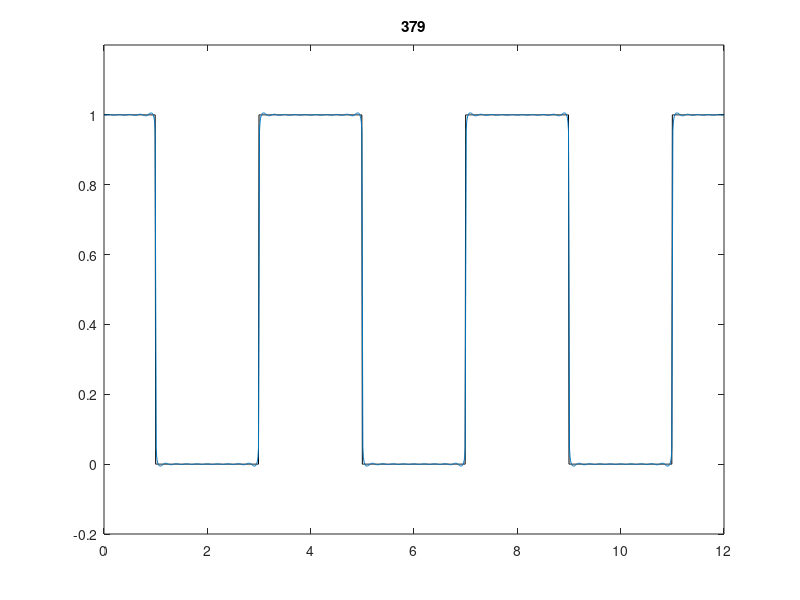

The MATLAB source for this figure:
% The script demonstrates how to synthesize a periodic signal using
% the finite Fourier Series Synthesis with N ak coefficients.
close all
clear
clc

N = 379; % Number of coefficients in the synthesis
T0 = 4; % Period of the signal
t = 0:0.01:3*T0; % Time vector

% Here, the original signal is created, in this case, a pure square wave
ph = (length(t) - 1) / 6;
original = [ones(1, ph/2) zeros(1, ph) ones(1, ph) zeros(1, ph) ones(1, ph) zeros(1, ph) ones(1, ph/2) 1];

% Synthesis loop with plotting for each added component ak
% The square wave has 0 in even k components.
xN = 0.5 * ones(size(t)); % Start of the signal xN(t) with the first coefficient a0
for k = 1:2:N
    % Formula for ak taken from Example C-1 in the book
    % Written according to the formula in exercise C.3 (real signal)
    ak = sin(pi * k / 2) / (pi * k);
    xN = xN + 2 * ak * cos(2 * pi / T0 * k * t); % Addition of ak
    
    % Plotting the synthesized signal over the original signal
    plot(t, original, 'k')
    hold on
    plot(t, xN)
    axis([0 12 -0.2 1.2])
    title(num2str(k))
    hold off
    % Pause for 0.25 seconds
    pause(0.25)
end
